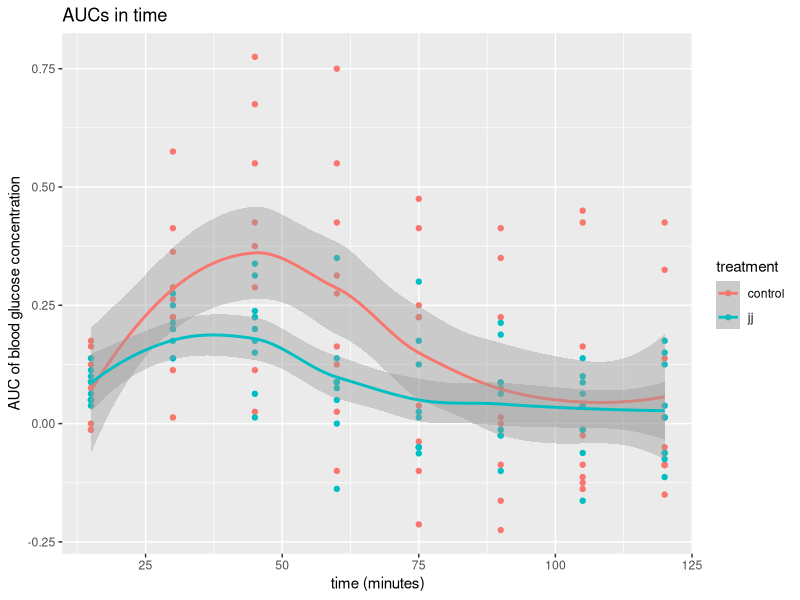

This figure's R source: (Note: this script raises an error after producing the figure.)
# Read data
t_control <- read.csv("control.csv")
names(t_control) <- c("t", names(t_control)[-1])
t_control$Gemiddeld <- NULL

t_jj <- read.csv("jj.csv")
names(t_jj) <- c("t", names(t_jj)[-1])
t_jj$Gemiddeld <- NULL

t_control_long <- tidyr::pivot_longer(
  t_control,
  cols = starts_with("X"),
  names_to = "person_id"
)
t_control_long$treatment <- "control"

t_jj_long <- tidyr::pivot_longer(
  t_jj,
  cols = starts_with("X"),
  names_to = "person_id"
)
t_jj_long$treatment <- "jj"
t <- rbind(t_control_long, t_jj_long)
t

library(ggplot2)
ggplot(
  t,
  aes(x = t, y = value, color = treatment)
) + geom_point() + geom_smooth() +
  scale_y_continuous("AUC of blood glucose concentration") +
  scale_x_continuous("time (minutes)") +
  ggtitle("AUCs in time") +
  ggsave("aucs_in_time.png", width = 7, height = 7)

t$person_id <- as.factor(t$person_id)

ggplot(
  t,
  aes(x = t, y = value, color = treatment)
) + geom_point() + geom_smooth() +
  scale_y_continuous("AUC of blood glucose concentration") +
  scale_x_continuous("time (minutes)") +
  ggtitle("AUCs in time") +
  facet_grid(person_id ~ .) +
  ggsave("aucs_in_time_pp.png", width = 7, height = 49)

t$gi <- NA

get_gi <- function(t, time = 15, person_id = "X1") {
  # Get the value for the control
  auc_control <- t[
    t$t == time & t$person_id == person_id & t$treatment == "control",
  ]$value
  # Get the value for the jj
  auc_jj <- t[
    t$t == time & t$person_id == person_id & t$treatment == "jj",
  ]$value

  # GI = jj / control
  auc_jj / auc_control
}

t
for (row_index in seq_len(nrow(t))) {
  t$gi[row_index] <- get_gi(
    t = t, time = t$t[row_index], person_id= t$person_id[row_index]
  )
}
t$gi[is.infinite(t$gi)] <- NA

ggplot(
  t,
  aes(x = t, y = gi, color = treatment)
) + geom_point() + geom_smooth() +
  scale_y_continuous("GI") +
  scale_x_continuous("time (minutes)") +
  ggtitle("GI in time") +
  ggplot2::geom_hline(yintercept = 0.0) +
  ggplot2::geom_hline(yintercept = 0.55) +
  ggplot2::geom_hline(yintercept = 0.70) +
  ggsave("gi_in_time.png", width = 7, height = 49)

avg_auc_control <- mean(t[t$t == 120 & t$treatment == "control", ]$value)
avg_auc_jj <- mean(t[t$t == 120 & t$treatment == "jj", ]$value)
gi <- avg_auc_jj / avg_auc_control
testthat::expect_equal(gi, 0.5689655, tol = 0.000001)
# From https://en.wikipedia.org/wiki/Glycemic_index#Grouping
# that means JJ has a medium glycemic index
